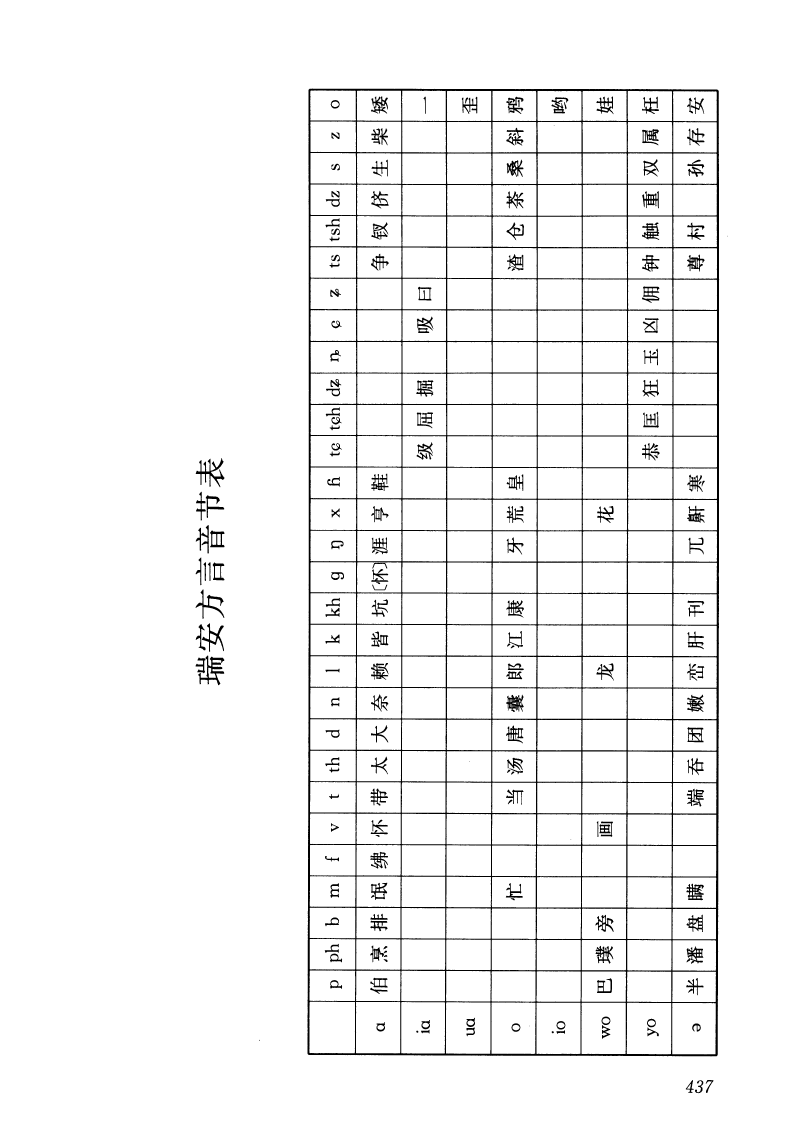
#> input picture Py_OCR/p437.png, 3177 x 4576 px (shown at 1/4 size)
$ python ocr_ruian_table.py
#> lines starting #> are read from the running program, lines starting #| are printed output that depends on the picture; after the words box and inside, x2 and y2 are one past the last pixel; in counts of white or black regions, pixels touching at a corner belong together
import cv2, numpy as np, pytesseract, os, pandas as pd
from PIL import Image

# ---- Windows 才需要這行，改成你的安裝路徑 ----
pytesseract.pytesseract.tesseract_cmd = r"C:\\Program Files\\Tesseract-OCR\\tesseract.exe"

IMG_FILES = ["p437.png", "p438.png", "p439.png"]  # 把你的檔名放這裡

def load_and_upright(path):
#> called with path = 'p437.png'
    img = cv2.imread(path)
#> img is the input picture: shape (4576, 3177, 3); 95.8% white; 241 black regions (6 under 20 px), largest, box (x1, y1, x2, y2) and area: (1230, 354, 2877, 4226) 416743, (793, 2622, 897, 2741) 3772, (783, 1833, 898, 1949) 3525
    # 自動偵測方向（有時頁面是橫的）
    try:
        osd = pytesseract.image_to_osd(img)
        rot = 0
        for line in osd.splitlines():
            if "Rotate:" in line:
                rot = int(line.split(":")[1].strip())
        if rot != 0:
            # 逆時針旋轉還原正向
            rotates = {90: cv2.ROTATE_90_CLOCKWISE, 180: cv2.ROTATE_180, 270: cv2.ROTATE_90_COUNTERCLOCKWISE}
            img = cv2.rotate(img, rotates[(360-rot) % 360])
    except:
        pass
    return img

def binarize(img):
    g = cv2.cvtColor(img, cv2.COLOR_BGR2GRAY)
    g = cv2.resize(g, None, fx=2, fy=2, interpolation=cv2.INTER_CUBIC)  # 放大提高辨識
#> g: shape (9152, 6354)
    bw = cv2.adaptiveThreshold(g, 255, cv2.ADAPTIVE_THRESH_GAUSSIAN_C,
                               cv2.THRESH_BINARY, 35, 15)
#> bw: shape (9152, 6354); 95.8% white; 244 black regions, largest, box (x1, y1, x2, y2) and area: (2460, 708, 5754, 8452) 1666022, (1586, 5244, 1794, 5482) 14850, (1566, 3665, 1796, 3899) 13512
    bw = 255 - bw  # 黑字白底
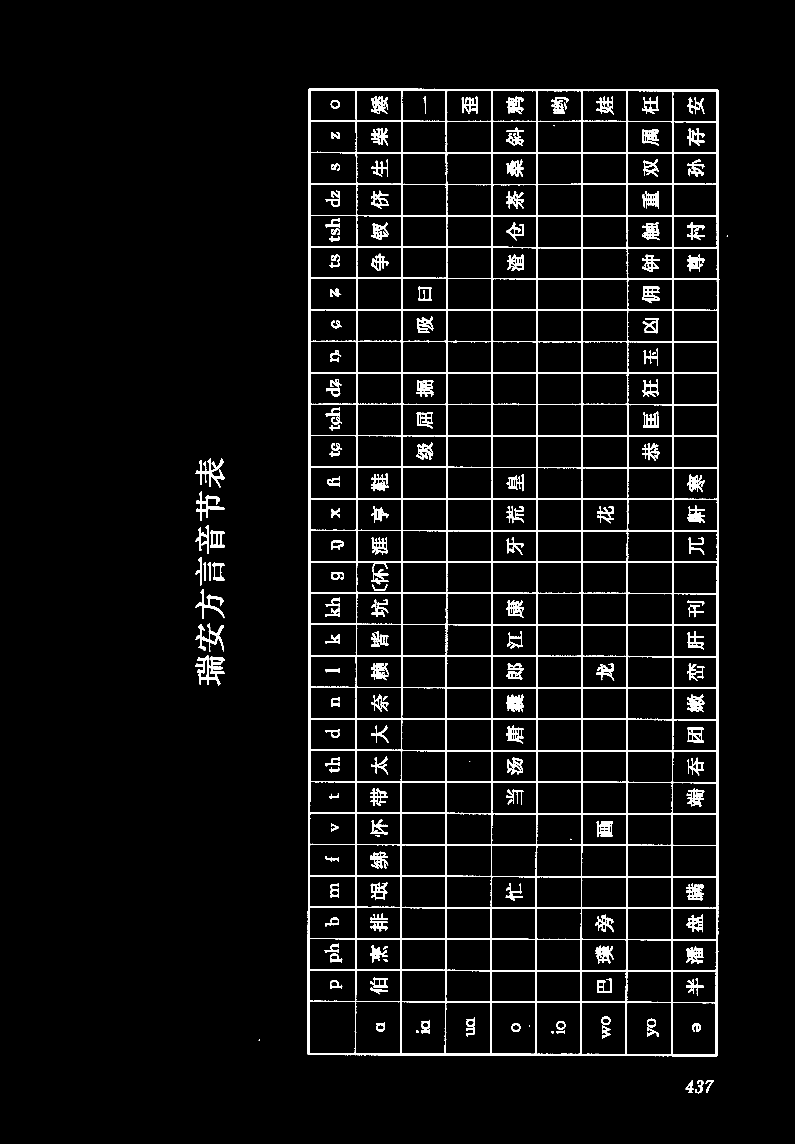
#> bw: shape (9152, 6354) (shown at 1/8 size); 4.2% white; 244 white regions, largest, box (x1, y1, x2, y2) and area: (2460, 708, 5754, 8452) 1666022, (1586, 5244, 1794, 5482) 14850, (1566, 3665, 1796, 3899) 13512
    return bw

def detect_cells(bw):
    # 取出水平/垂直線以找表格
    horiz = cv2.morphologyEx(bw, cv2.MORPH_OPEN, cv2.getStructuringElement(cv2.MORPH_RECT, (60,1)), iterations=1)
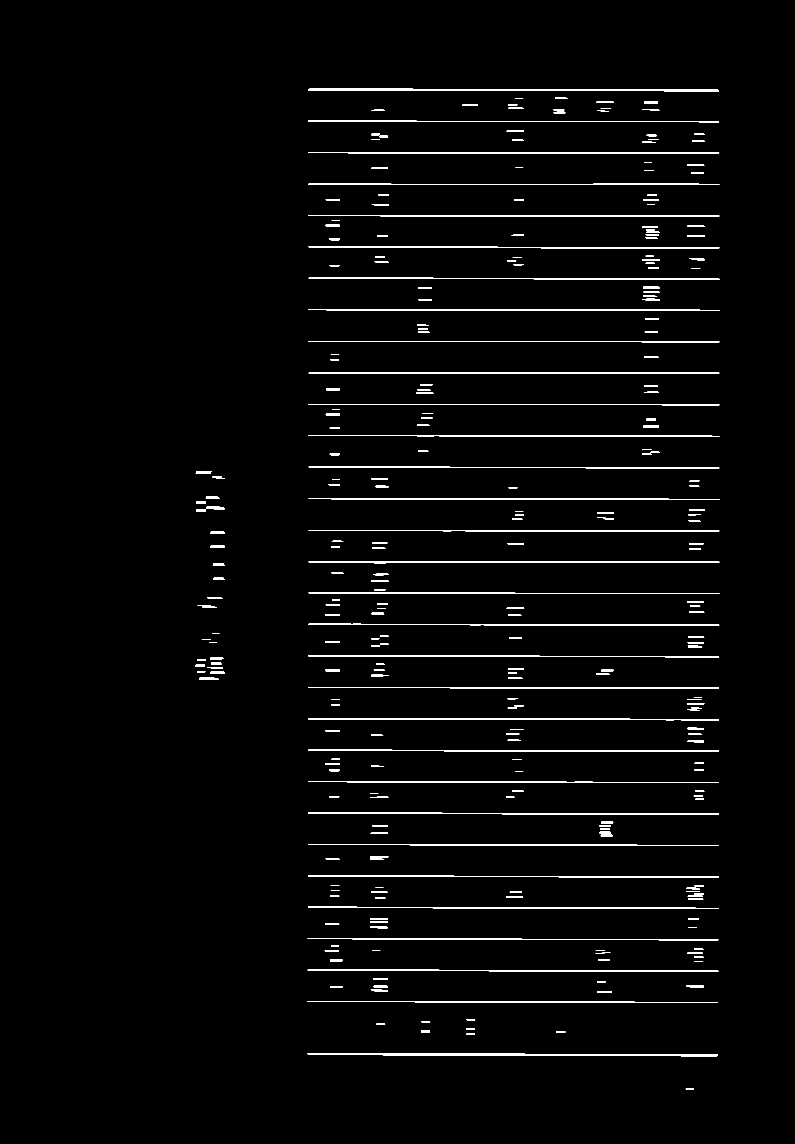
#> horiz: shape (9152, 6354) (shown at 1/8 size); 1.8% white; 307 white regions, largest, box (x1, y1, x2, y2) and area: (2469, 710, 5751, 730) 48422, (2461, 8426, 5743, 8450) 47410, (2469, 5998, 5751, 6014) 28760
    vert  = cv2.morphologyEx(bw, cv2.MORPH_OPEN, cv2.getStructuringElement(cv2.MORPH_RECT, (1,60)), iterations=1)
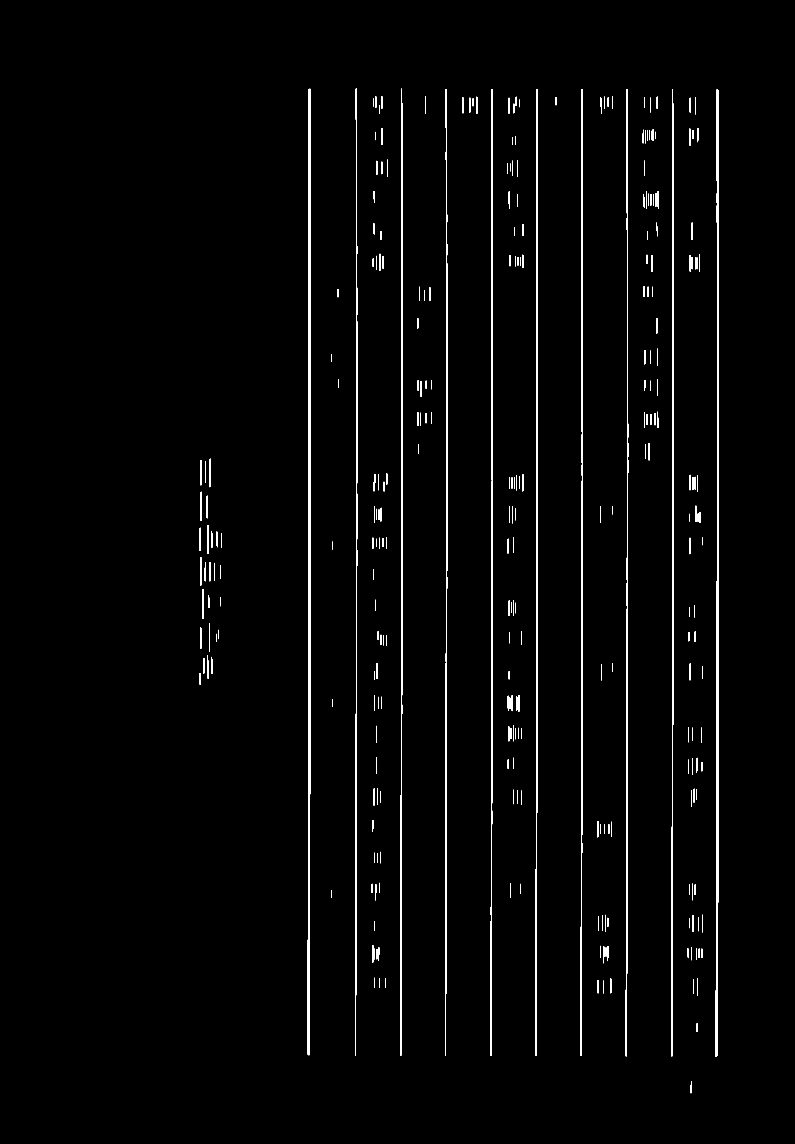
#> vert: shape (9152, 6354) (shown at 1/8 size); 1.6% white; 305 white regions, largest, box (x1, y1, x2, y2) and area: (5724, 717, 5752, 8451) 124233, (2460, 711, 2486, 8441) 110727, (3560, 713, 3578, 8445) 68055
    grid = cv2.add(horiz, vert)
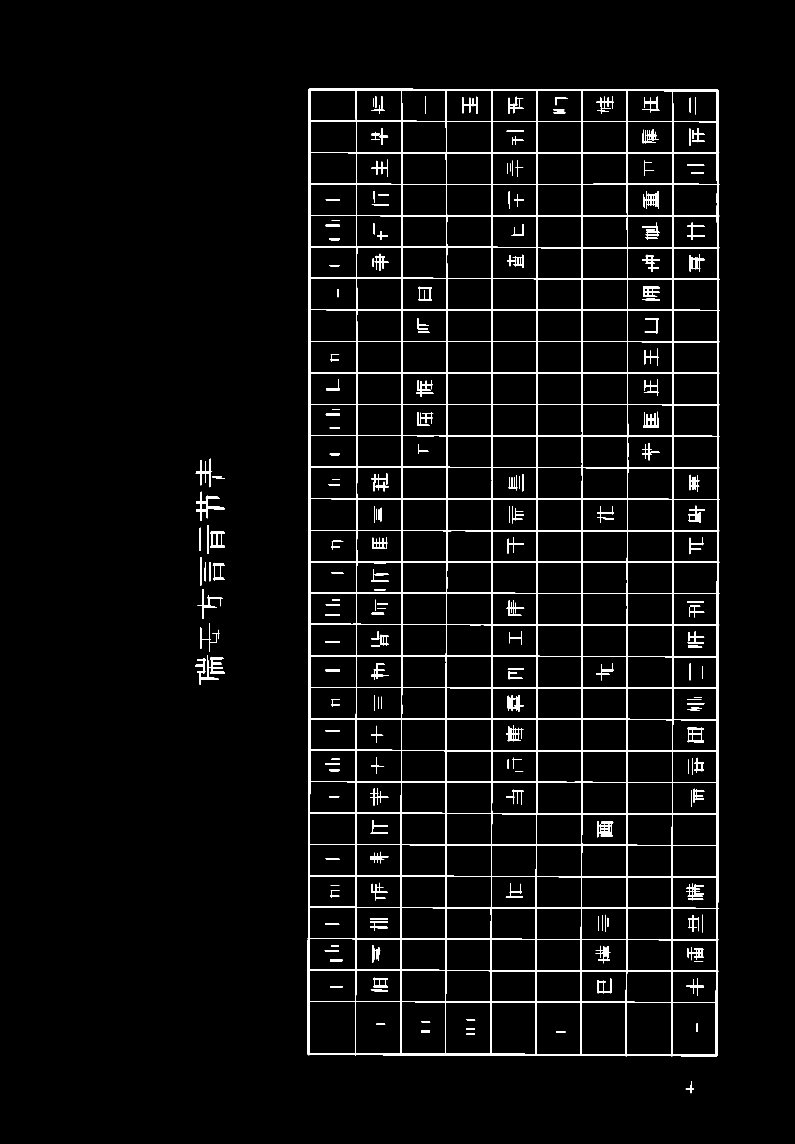
#> grid: shape (9152, 6354) (shown at 1/8 size); 3.3% white; 223 white regions

    # 利用輪廓找每個小格
    cnts, _ = cv2.findContours(grid, cv2.RETR_LIST, cv2.CHAIN_APPROX_SIMPLE)
#> cnts = 575 contours, 1 with area under 20; largest, box (x1, y1, x2, y2) and area: (2460, 710, 5755, 8451) 25361806, (2473, 8013, 2843, 8428) 150796, (3567, 8017, 3927, 8432) 147178, (5013, 8021, 5371, 8435) 146525, (2847, 8015, 3203, 8429) 146015
    boxes = []
    for c in cnts:
        x,y,w,h = cv2.boundingRect(c)
        if w*h < 3000:  # 過小的噪點略過
            continue
        # 過細長的線也略過
        if w < 15 or h < 15:
            continue
        boxes.append((x,y,w,h))
#> this loop made 575 passes
#> (x, y, w, h) on passes 1 to 3: (5487, 8649, 65, 96), (3733, 8270, 64, 6), (4453, 8250, 68, 12)
#> after the loop, boxes = 374 items, first 6: (5487, 8649, 65, 96), (5376, 8023, 352, 414), (5013, 8021, 358, 414), (4651, 8021, 356, 413), (4291, 8021, 356, 412), (3931, 8019, 354, 414)
    # 排序並分行
    boxes = sorted(boxes, key=lambda b:(b[1], b[0]))
#> boxes = 374 items, first 6: (2460, 710, 3295, 7741), (2481, 723, 368, 244), (2853, 723, 358, 244), (3215, 724, 352, 245), (3573, 725, 358, 244), (4659, 726, 356, 243)
    # 以 y 聚類成每一行
    rows = []
    cur = []
    for b in boxes:
        if not cur:
            cur = [b]
            continue
        if abs(b[1] - cur[-1][1]) < 20:  # y 接近算同一行
            cur.append(b)
        else:
            rows.append(sorted(cur, key=lambda t:t[0]))
            cur = [b]
#> this loop made 374 passes
#> after the loop, rows = 81 items
    if cur:
        rows.append(sorted(cur, key=lambda t:t[0]))
    # 過濾「極短行/極短列」
    max_cols = max(len(r) for r in rows)
#> max_cols = 11
    rows = [r for r in rows if len(r) >= max_cols*0.7]
#> rows = 30 items
    return rows

def ocr_cell(img):
    cfg = "--psm 7 -l chi_sim+eng"
    txt = pytesseract.image_to_string(img, config=cfg)
    return txt.strip()

def extract_table(path):
    img = load_and_upright(path)
    bw = binarize(img)
    rows = detect_cells(bw)
#> rows = 30 items
    H, W = bw.shape[:2]
#> H = 9152; W = 6354
    table = []
    for r in rows:
        row_text = []
        for (x,y,w,h) in r:
            pad = 3
            y0 = max(0, y+pad); y1 = min(H, y+h-pad)
            x0 = max(0, x+pad); x1 = min(W, x+w-pad)
            crop = bw[y0:y1, x0:x1]
            row_text.append(ocr_cell(crop))
        table.append(row_text)
#> this loop made 1 pass
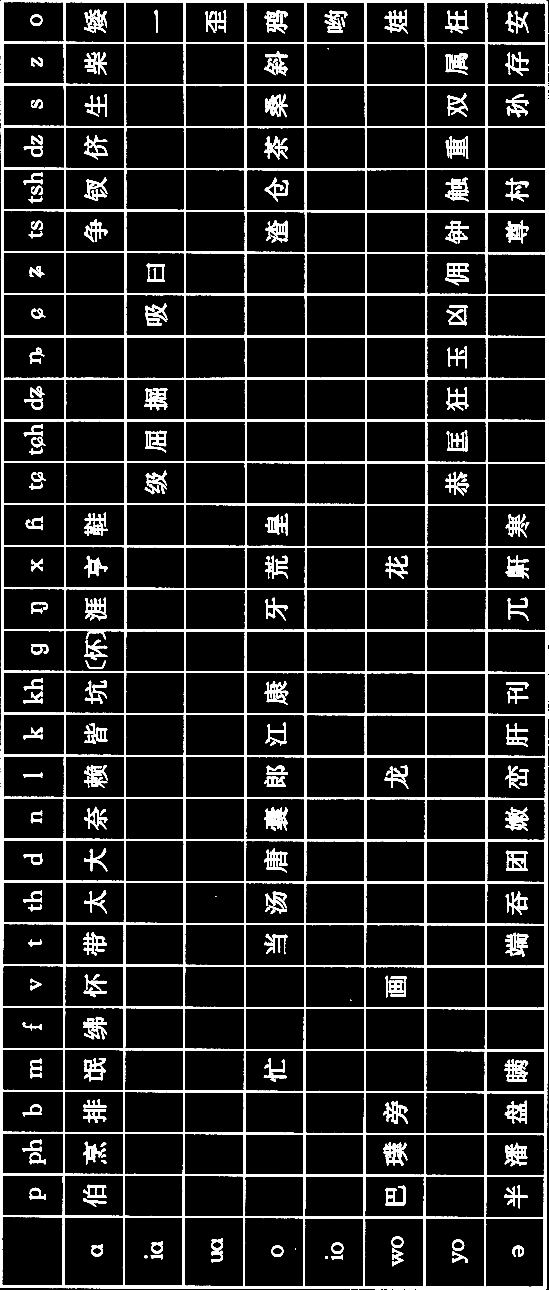
#> crop: shape (7735, 3289) (shown at 1/6 size); 9.1% white; 225 white regions, largest, box (x1, y1, x2, y2) and area: (0, 0, 3289, 7735) 1659309, (1587, 4844, 1727, 4984) 9509, (3029, 6357, 3169, 6489) 9319
#> after the loop, table = []
    return table

def headers_and_legal_pairs(table):
    # 假設第一行是「列標題（聲母）」，第一列是「行標題（韻母）」；中間非空即為合法組合
    # 若你的表相反（行/列顛倒），把邏輯互換即可
    col_heads = table[0][1:]  # 第一行去掉左上角
    row_heads = [r[0] for r in table[1:]]  # 其餘行的第一列
    legal = []
    for i, r in enumerate(table[1:]):
        fin = row_heads[i]
        for j, cell in enumerate(r[1:]):
            ini = col_heads[j]
            has_content = len(cell.replace(" ", "")) > 0
            if has_content:
                legal.append((ini, fin))
    return col_heads, row_heads, legal

all_legal = []
for p in IMG_FILES:
#> (the run stopped early here; a loop or call above may not have finished)
